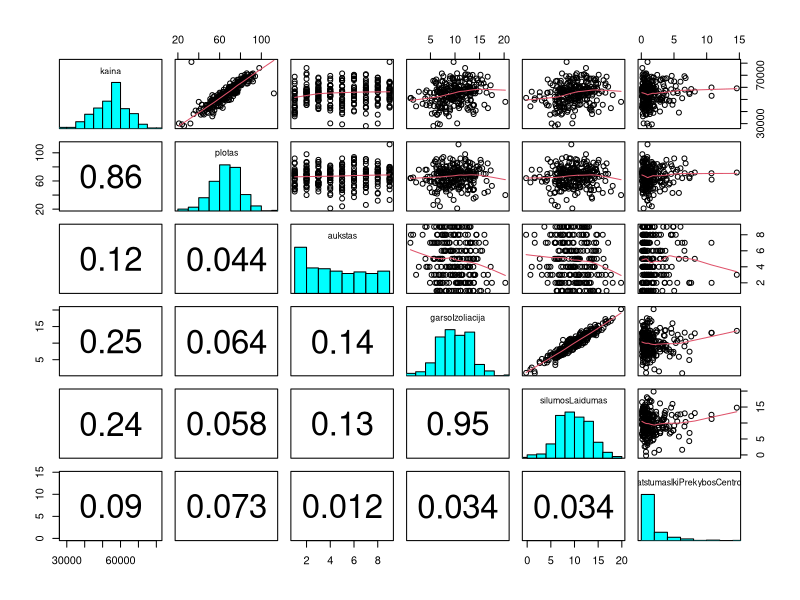
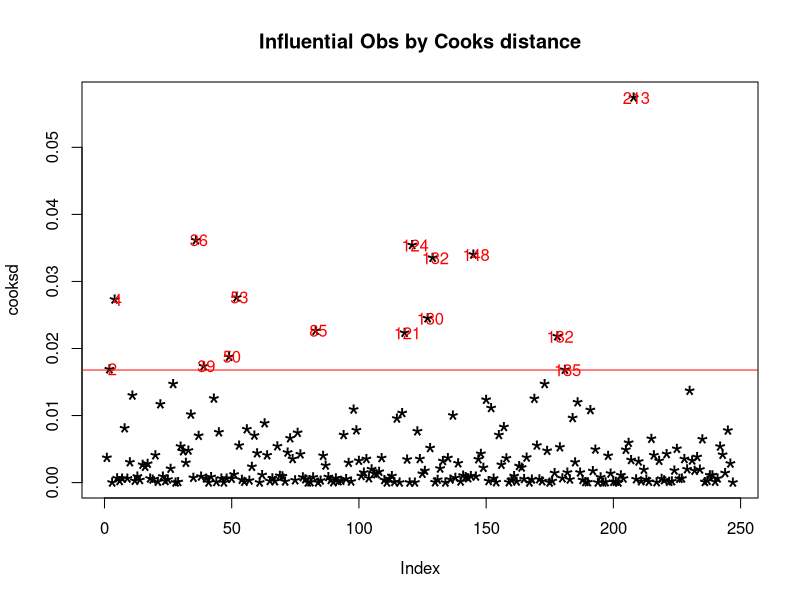
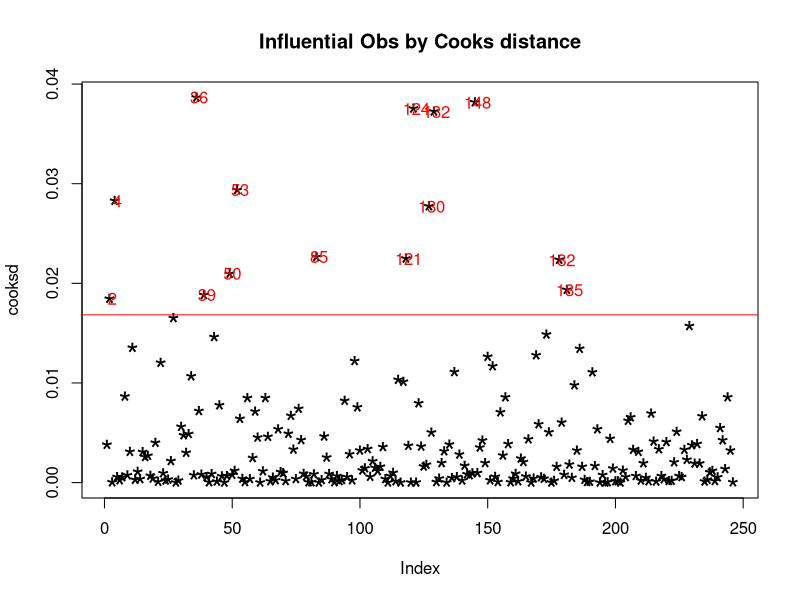

Write the R code that produced these figures, in order.
## ---- chunk 1

library(lmtest)
library(car)                      #uzkraunamos reikalingos bibliotekos
library(knitr)
## ---- chunk 2
data=read.csv2("data.csv")        #nuskaitomi duomenys

panel.hist <- function(x, ...)    #ši funkcija reikalinga grafikų lentelei išbrėžti (histogramos pateikimui)                        
{
  usr <- par("usr"); on.exit(par(usr))
  par(usr = c(usr[1:2], 0, 1.5) )
  h <- hist(x, plot = FALSE)
  breaks <- h$breaks; nB <- length(breaks)
  y <- h$counts; y <- y/max(y)
  rect(breaks[-nB], 0, breaks[-1], y, col = "cyan", ...)
}

panel.cor <- function(x, y, digits = 2, prefix = "", cex.cor,...)    #ši funkcija reikalinga grafikų lentelei
    #išbrėžti (koreliacijos koeficiento radimui)
{
  usr <- par("usr"); on.exit(par(usr))
  par(usr = c(0, 1, 0, 1))
  r <- abs(cor(x, y))
  txt <- format(c(r, 0.123456789), digits = digits)[1]
  txt <- paste0(prefix, txt)
  if(missing(cex.cor)) cex.cor <- 0.8/strwidth(txt)
  text(0.5, 0.5, txt, cex = 3)
}

pairs(data,upper.panel=panel.smooth,diag.panel=panel.hist, lower.panel=panel.cor) 
   #grafikų, histogramos ir koreliacijos lentelės, kuriomis parodomas bendras vaizdas
## ---- chunk 3

remove_outliers <- function(x) {              
  qnt <- quantile(x, probs=c(.25, .75), na.rm = T)       #na.rm logical; if true, any NA and NaN's are removed
   #from x before the quantiles are computed.  Randami 25% ir 75% kvantiliai
  H <- 1.5 * IQR(x, na.rm = T)      #randamas atstumas, kurį reikia pridėti prie 75% kvantilio ir atimti iš 
   #25% kvantilio, kad rasti ribą, nuo kurio galime teigti, kad duomenys už tos ribos bus išskirtys. 
  y <- x
  y[x < (qnt[1] - H)] <- NA                  # duomenys, peržengiančios nustatytą ribą ir yra pakaičiami į NA
  y[x > (qnt[2] + H)] <- NA
  return(y)
}
data[1:4]=lapply(data[1:4],remove_outliers)          # ieškoma išskirtys tik keturiose stulpeliuose, nes kaip
                                                  # vėliau pamatysime, tik keturi stulpeliai mums reikalingi
                                                  

row.has.na <- apply(data, 1, function(x){any(is.na(x))})    #tikrina visas duomenų eilutes ir jei randa
    #ištrintą reikšmę (t.y. pakeistą į NA), tada pažymime, kad ta eilutė turi išskirtį
data<- data[!row.has.na,]    #perankame duomenų eilutes, kurios neturi išskirčių


## ---- chunk 4
mod=lm(kaina~plotas + aukstas+garsoIzoliacija+silumosLaidumas+atstumasIkiPrekybosCentro,data=data)
kable(summary(mod)$coef, digits=2) # du nereiksmingus rodo
resettest(mod,power=2:3,type="regressor")$p.value   #nereikia kelti laipsniais kintamuosius, nes p reikšmė < 0,05
## ---- chunk 5
vif(mod)   # kolinearumo problema su šilumos ir garso laidumu 
cor(data$garsoIzoliacija,data$silumosLaidumas) #kadangi ju koreliacija arti vieneto, galime viena
# kolinearumo problema su šilumos ir garso laidumu kintamaji tiesiog išmest (When the correlation between x1 and x2 is exactly one, the situation is 
#called perfect collinearity, and one covariate needs to be removed from the regression model in order
#to estimate a solution. Šaltinis: http://www.nature.com/bdj/journal/v199/n7/full/4812743a.html)


mod2=lm(kaina~plotas +aukstas+garsoIzoliacija,data=data) #antras modelis, kuriame buvo išmesti nereikšmingi duomenys.
kable(summary(mod2)$coef, digits=2) # visi reikšmingi
## ---- chunk 6
AIC(mod)
AIC(mod2)
## ---- chunk 7
#pastaba: užmiršau išsaugoti šaltinio šio kodo, radau internete
cooksd <- cooks.distance(mod2)
plot(cooksd, pch="*", cex=2, main="Influential Obs by Cooks distance")  # išbraižome cook'o distancija
abline(h = 4*mean(cooksd), col="red")  # nubrėžiame liniją, nuo kurios šalinsime išskirtis
text(x=1:length(cooksd)+1, y=cooksd, labels=ifelse(cooksd>4*mean(cooksd, na.rm=T),names(cooksd),""), col="red")  
# pavadiname išskirčių taškus, nurodome jų duomenų vietas 
data=data[-c(208),]#naikiname vieną išskirtį (numeris ir jo padėtis duomenyse nesutapo dėl ankstesnio
                   #duomenių naikinimo)

mod2=lm(kaina~plotas +aukstas+garsoIzoliacija,data=data) #antras modelis, jau su išmesta išskirtimi.

cooksd <- cooks.distance(mod2)
plot(cooksd, pch="*", cex=2, main="Influential Obs by Cooks distance")  # išbraižome cook'o distancija
abline(h = 4*mean(cooksd), col="red")  # nubrėžiame liniją, nuo kurios šalinsime išskirtis
text(x=1:length(cooksd)+1, y=cooksd, labels=ifelse(cooksd>4*mean(cooksd, na.rm=T),names(cooksd),""), col="red")  
# pavadiname išskirčių taškus, nurodome jų duomenų vietas
## ---- chunk 8
aukstasn=factor(data$aukstas)   #aukšto skaičius paverčiamas į faktorių
mod3=lm(kaina~plotas +aukstasn+garsoIzoliacija,data=data)
kable(summary(mod3)$coef,digits=2)
## ---- chunk 9
AIC(mod2)
AIC(mod3)
## ---- chunk 10
aukstas1=data$aukstas==1
mod4=lm(kaina~plotas +aukstas1+garsoIzoliacija,data=data)
kable(summary(mod4)$coef,digits=2)
## ---- chunk 11
AIC(mod3)
AIC(mod4)
## ---- chunk 12
bptest(mod4)            # neatmetam hipotezės, kad homoskedastiškas
## ---- chunk 13
durbinWatsonTest(mod4)  # neatmetam hipotezes kad nera autokoreliacijos 
## ---- chunk 14
kable(summary(mod4)$coef,digits=2)
